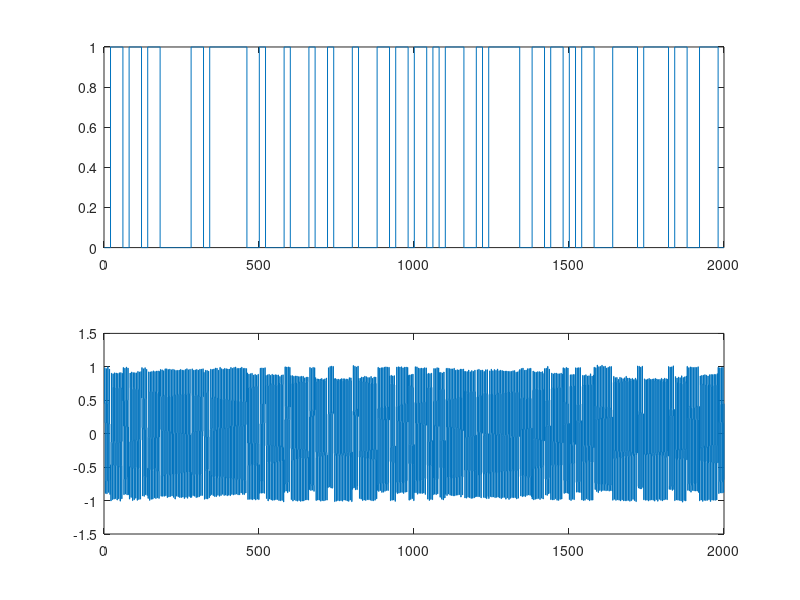

Recreate this plot in MATLAB. (Note: this script raises an error after producing the figure.)
clear all;

rand('seed', 2);

Fs       = 10e6; 
baudrate = 500e3; 

Cfreq    = 2e6;
Cphse    = 45;
Cppm     = 500 / 1e6;

Ts = 1 / Fs;

N = 2e3;

_baud_timer     = 0;
_time           = 0;
_current_symbol = 0;

signal_modulated = zeros(1, N);
signal_baseband  = zeros(1, N);

for i = 1:N
  _baud_timer += Ts; 
  _time       += Ts;
  
  if (_baud_timer >= 1/baudrate)
    _current_symbol = rand() > 0.5;
    _baud_timer -= 1/baudrate;
  endif
  
  carrier = cos(2 * pi * _time * (1 + Cppm) * Cfreq + deg2rad(Cphse)); 
  
  signal_baseband(i)  = _current_symbol;
  signal_modulated(i) = carrier * (-1 + 2*_current_symbol) + randn(1) / 100;
endfor;


figure(1); clf;
subplot(2, 1, 1); stairs(signal_baseband);
subplot(2, 1, 2); stairs(signal_modulated);

%% costas loop 
filter_I    = AVGFilter(8); 
filter_Q    = AVGFilter(8); 
filter_loop = PIController(20, 0.1, Fs);
nco         = NCO(Fs);
control     = 0;

costas_I = []; 
costas_Q = [];
costas_c = [];
for i = 1:N
  [nco_i, nco_q] = nco.update(Cfreq + 10e3 * control);
  branch_I = nco_i * signal_modulated(i); 
  branch_Q = nco_q * signal_modulated(i);
  
  branch_I = filter_I.update(branch_I);
  branch_Q = filter_Q.update(branch_Q);
  
  control = filter_loop.update(branch_I * branch_Q);
  
  costas_I(i) = branch_I;
  costas_Q(i) = branch_Q;
  costas_c(i) = control;
endfor

figure(2); clf;

subplot(2, 1, 1); 
stairs(costas_I); hold on; 
stairs(costas_Q);

subplot(2, 1, 2); 
stairs(costas_c);

figure(3); 
_plot_last = 200;
plot(costas_I(end-_plot_last:end), costas_Q(end-_plot_last:end), 'o');
xlim([-1, 1]); ylim([-1, 1]);



